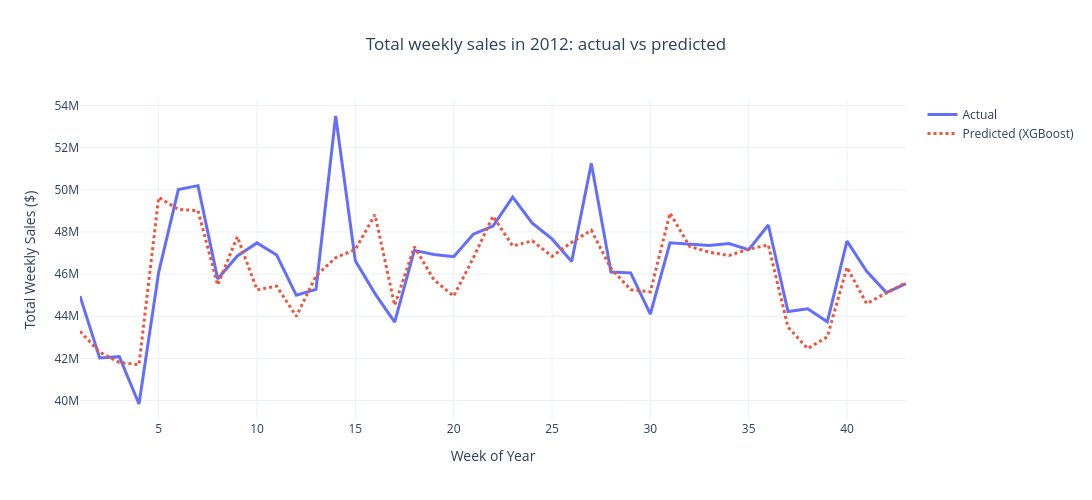

This figure's notebook cell:
### Markdown cell above
### 9.1 Predictions vs actual sales (2012 validation)

### Code cell
val_plot = val_data[["Store", "Dept", "Year", "Week_Of_Year"]].copy()
val_plot["Actual"] = y_val.values
val_plot["Predicted"] = y_pred_xgb

weekly_val = val_plot.groupby("Week_Of_Year", as_index=False)[["Actual", "Predicted"]].sum()

fig = go.Figure()
fig.add_trace(go.Scatter(x=weekly_val["Week_Of_Year"], y=weekly_val["Actual"], name="Actual", line=dict(width=3)))
fig.add_trace(go.Scatter(x=weekly_val["Week_Of_Year"], y=weekly_val["Predicted"], name="Predicted (XGBoost)", line=dict(width=3, dash="dot")))
fig.update_layout(
    title="Total weekly sales in 2012: actual vs predicted",
    title_x=0.5,
    xaxis_title="Week of Year",
    yaxis_title="Total Weekly Sales ($)",
    template="plotly_white",
    hovermode="x unified",
    width=1100,
    height=500,
)
fig.show()

weekly_val["Error_%"] = (weekly_val["Predicted"] - weekly_val["Actual"]) / weekly_val["Actual"] * 100
print(f"Mean absolute error on total weekly sales: {weekly_val['Error_%'].abs().mean():.2f}%")

### Figure 1 — Plotly figure (JSON) as saved in the notebook; plotly's stock layout.template omitted (floating-point values rounded to 4 significant figures)
{"data": [{"line": {"width": 3}, "name": "Actual", "type": "scatter", "x": [1, 2, 3, 4, 5, 6, 7, 8, 9, 10, 11, 12, 13, 14, 15, 16, 17, 18, 19, 20, 21, 22, 23, 24, 25, 26, 27, 28, 29, 30, 31, 32, 33, 34, 35, 36, 37, 38, 39, 40, 41, 42, 43], "y": [44960000.0, 42020000.0, 42080000.0, 39830000.0, 46090000.0, 50010000.0, 50200000.0, 45770000.0, 46860000.0, 47480000.0, 46900000.0, 44990000.0, 45270000.0, 53500000.0, 46630000.0, 45070000.0, 43720000.0, 47120000.0, 46930000.0, 46820000.0, 47890000.0, 48280000.0, 49650000.0, 48410000.0, 47670000.0, 46600000.0, 51250000.0, 46100000.0, 46060000.0, 44100000.0, 47490000.0, 47400000.0, 47350000.0, 47450000.0, 47160000.0, 48330000.0, 44230000.0, 44350000.0, 43730000.0, 47570000.0, 46130000.0, 45120000.0, 45540000.0]}, {"line": {"dash": "dot", "width": 3}, "name": "Predicted (XGBoost)", "type": "scatter", "x": [1, 2, 3, 4, 5, 6, 7, 8, 9, 10, 11, 12, 13, 14, 15, 16, 17, 18, 19, 20, 21, 22, 23, 24, 25, 26, 27, 28, 29, 30, 31, 32, 33, 34, 35, 36, 37, 38, 39, 40, 41, 42, 43], "y": [43280000.0, 42300000.0, 41800000.0, 41700000.0, 49640000.0, 49070000.0, 49010000.0, 45480000.0, 47780000.0, 45260000.0, 45420000.0, 44000000.0, 45920000.0, 46780000.0, 47170000.0, 48820000.0, 44520000.0, 47290000.0, 45730000.0, 44950000.0, 46770000.0, 48750000.0, 47340000.0, 47570000.0, 46840000.0, 47510000.0, 48080000.0, 46260000.0, 45260000.0, 45150000.0, 48890000.0, 47310000.0, 47040000.0, 46880000.0, 47180000.0, 47380000.0, 43480000.0, 42460000.0, 43020000.0, 46330000.0, 44600000.0, 45110000.0, 45580000.0]}], "layout": {"height": 500, "hovermode": "x unified", "title": {"text": "Total weekly sales in 2012: actual vs predicted", "x": 0.5}, "width": 1100, "xaxis": {"title": {"text": "Week of Year"}}, "yaxis": {"title": {"text": "Total Weekly Sales ($)"}}}}
